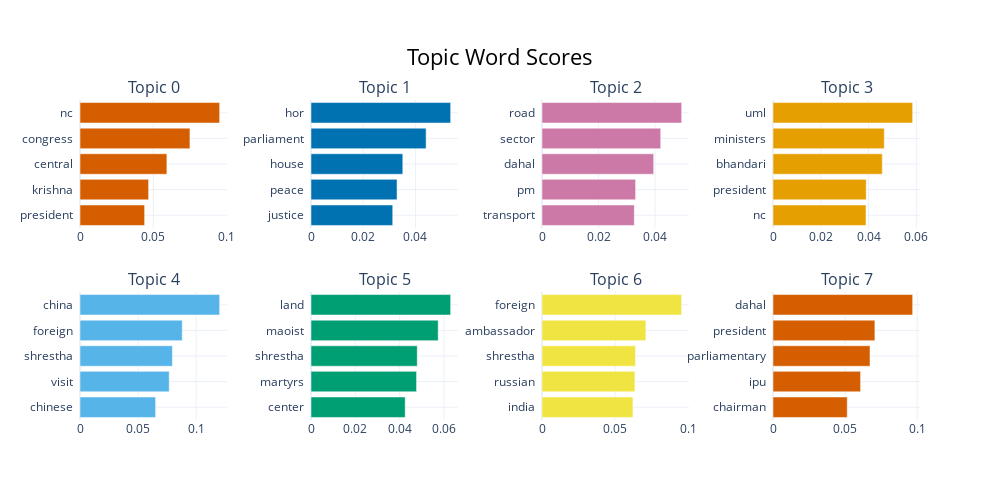

Source (notebook cell):
### Markdown cell above
# Visualization

### Code cell
topic_model.visualize_barchart()

### Figure 1 — Plotly figure (JSON) as saved in the notebook; plotly's stock layout.template omitted (floating-point values rounded to 4 significant figures)
{"data": [{"marker": {"color": "#D55E00"}, "orientation": "h", "type": "bar", "x": [0.04408, 0.04678, 0.05926, 0.07499, 0.09525], "xaxis": "x", "y": ["president  ", "krishna  ", "central  ", "congress  ", "nc  "], "yaxis": "y"}, {"marker": {"color": "#0072B2"}, "orientation": "h", "type": "bar", "x": [0.0313, 0.03295, 0.03515, 0.04409, 0.05348], "xaxis": "x2", "y": ["justice  ", "peace  ", "house  ", "parliament  ", "hor  "], "yaxis": "y2"}, {"marker": {"color": "#CC79A7"}, "orientation": "h", "type": "bar", "x": [0.03266, 0.03312, 0.03951, 0.042, 0.04941], "xaxis": "x3", "y": ["transport  ", "pm  ", "dahal  ", "sector  ", "road  "], "yaxis": "y3"}, {"marker": {"color": "#E69F00"}, "orientation": "h", "type": "bar", "x": [0.03893, 0.03902, 0.04576, 0.04659, 0.05846], "xaxis": "x4", "y": ["nc  ", "president  ", "bhandari  ", "ministers  ", "uml  "], "yaxis": "y4"}, {"marker": {"color": "#56B4E9"}, "orientation": "h", "type": "bar", "x": [0.06508, 0.0768, 0.07954, 0.08802, 0.1202], "xaxis": "x5", "y": ["chinese  ", "visit  ", "shrestha  ", "foreign  ", "china  "], "yaxis": "y5"}, {"marker": {"color": "#009E73"}, "orientation": "h", "type": "bar", "x": [0.04251, 0.04763, 0.04793, 0.05738, 0.06301], "xaxis": "x6", "y": ["center  ", "martyrs  ", "shrestha  ", "maoist  ", "land  "], "yaxis": "y6"}, {"marker": {"color": "#F0E442"}, "orientation": "h", "type": "bar", "x": [0.06212, 0.06349, 0.06384, 0.07096, 0.0954], "xaxis": "x7", "y": ["india  ", "russian  ", "shrestha  ", "ambassador  ", "foreign  "], "yaxis": "y7"}, {"marker": {"color": "#D55E00"}, "orientation": "h", "type": "bar", "x": [0.05149, 0.06074, 0.06727, 0.07067, 0.09686], "xaxis": "x8", "y": ["chairman  ", "ipu  ", "parliamentary  ", "president  ", "dahal  "], "yaxis": "y8"}], "layout": {"annotations": [{"font": {"size": 16}, "showarrow": false, "text": "Topic 0", "x": 0.0875, "xanchor": "center", "xref": "paper", "y": 1, "yanchor": "bottom", "yref": "paper"}, {"font": {"size": 16}, "showarrow": false, "text": "Topic 1", "x": 0.3625, "xanchor": "center", "xref": "paper", "y": 1, "yanchor": "bottom", "yref": "paper"}, {"font": {"size": 16}, "showarrow": false, "text": "Topic 2", "x": 0.6375, "xanchor": "center", "xref": "paper", "y": 1, "yanchor": "bottom", "yref": "paper"}, {"font": {"size": 16}, "showarrow": false, "text": "Topic 3", "x": 0.9125, "xanchor": "center", "xref": "paper", "y": 1, "yanchor": "bottom", "yref": "paper"}, {"font": {"size": 16}, "showarrow": false, "text": "Topic 4", "x": 0.0875, "xanchor": "center", "xref": "paper", "y": 0.4, "yanchor": "bottom", "yref": "paper"}, {"font": {"size": 16}, "showarrow": false, "text": "Topic 5", "x": 0.3625, "xanchor": "center", "xref": "paper", "y": 0.4, "yanchor": "bottom", "yref": "paper"}, {"font": {"size": 16}, "showarrow": false, "text": "Topic 6", "x": 0.6375, "xanchor": "center", "xref": "paper", "y": 0.4, "yanchor": "bottom", "yref": "paper"}, {"font": {"size": 16}, "showarrow": false, "text": "Topic 7", "x": 0.9125, "xanchor": "center", "xref": "paper", "y": 0.4, "yanchor": "bottom", "yref": "paper"}], "height": 500, "hoverlabel": {"bgcolor": "white", "font": {"family": "Rockwell", "size": 16}}, "showlegend": false, "title": {"font": {"color": "Black", "size": 22}, "text": "Topic Word Scores", "x": 0.5, "xanchor": "center", "yanchor": "top"}, "width": 1000, "xaxis": {"anchor": "y", "domain": [0, 0.175], "showgrid": true}, "xaxis2": {"anchor": "y2", "domain": [0.275, 0.45], "showgrid": true}, "xaxis3": {"anchor": "y3", "domain": [0.55, 0.725], "showgrid": true}, "xaxis4": {"anchor": "y4", "domain": [0.825, 1], "showgrid": true}, "xaxis5": {"anchor": "y5", "domain": [0, 0.175], "showgrid": true}, "xaxis6": {"anchor": "y6", "domain": [0.275, 0.45], "showgrid": true}, "xaxis7": {"anchor": "y7", "domain": [0.55, 0.725], "showgrid": true}, "xaxis8": {"anchor": "y8", "domain": [0.825, 1], "showgrid": true}, "yaxis": {"anchor": "x", "domain": [0.6, 1], "showgrid": true}, "yaxis2": {"anchor": "x2", "domain": [0.6, 1], "showgrid": true}, "yaxis3": {"anchor": "x3", "domain": [0.6, 1], "showgrid": true}, "yaxis4": {"anchor": "x4", "domain": [0.6, 1], "showgrid": true}, "yaxis5": {"anchor": "x5", "domain": [0, 0.4], "showgrid": true}, "yaxis6": {"anchor": "x6", "domain": [0, 0.4], "showgrid": true}, "yaxis7": {"anchor": "x7", "domain": [0, 0.4], "showgrid": true}, "yaxis8": {"anchor": "x8", "domain": [0, 0.4], "showgrid": true}}}
